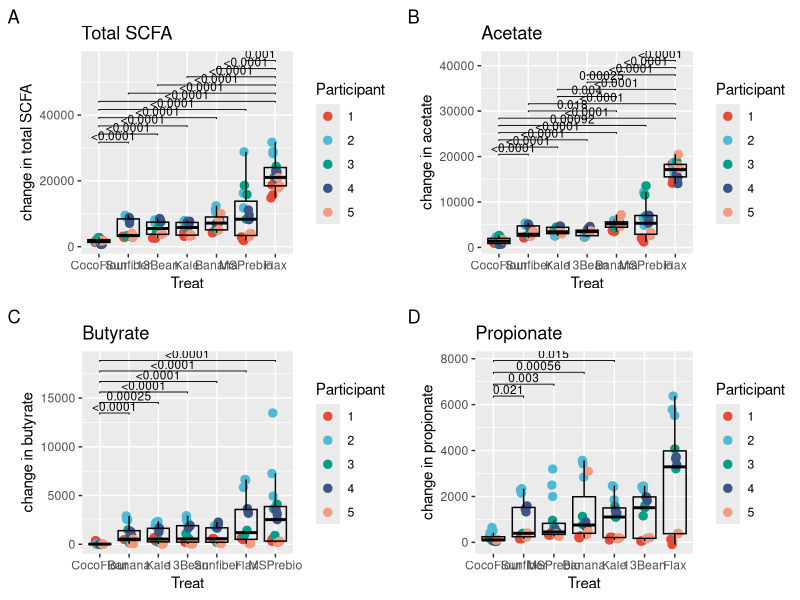

The R script that drew this image:
# title: genius_fig_6
# author: Sarah Blecksmith
# purpose: change in SCFA by substrate


library(dplyr)
library(ggplot2)
library(ggpubr)
library(ggsci)
library(gridExtra)

scfa <- read.csv("data/scfa_noncontrols_all.csv", header = TRUE, stringsAsFactors = FALSE, check.names = FALSE)


scfa$Day <- factor(scfa$Day, levels = c("d0", "d1", "d2", "d3"), ordered = TRUE)
scfa <- scfa %>%
  dplyr::rename(lactate = "Lactic Acid") %>%
  dplyr::rename(propionate = "Propionic Acid") %>%
  dplyr::rename(acetate = "Acetic Acid") %>%
  dplyr::rename(butyrate = "Butyric Acid") %>%
  mutate(total_scfa = acetate + butyrate + propionate) %>%
  #  select(Day, Subject, Rep, Treat, total_scfa)  %>%
  filter(Subject != "NoSub" & Treat != "ctl-s") %>%
  filter(!(Subject == "Sub3" & Treat == "Flax" & Rep == "C")) %>%
  mutate(Subject = factor(
    Subject,
    levels=c("Sub1", "Sub2", "Sub3", "Sub4", "Sub5"),
    labels=c("1", "2", "3", "4", "5")))


# total scfa
samples_total_scfa <- scfa %>%
  select(Day, Subject, Rep, Treat, total_scfa)  %>%
  filter((Day == "d0" | Day == "d1") & Subject != "NoSub" & Treat != "ctl-s") #%>%

samples_total_scfa_diff <- samples_total_scfa %>%
  dplyr::group_by(Subject, Treat, Rep) %>%
  dplyr::arrange(Day, .by_group=TRUE)  %>%
  dplyr::summarise(
    delta_total_scfa = diff(total_scfa, lag = 1)) 
samples_total_scfa_diff$Treat = reorder(samples_total_scfa_diff$Treat, samples_total_scfa_diff$delta_total_scfa, median)
F6A <- ggplot(samples_total_scfa_diff, aes(x = Treat, y = delta_total_scfa)) +
  geom_point(size = 2.5, aes(color = Subject), position=position_jitterdodge(dodge.width=0.3))+
  geom_boxplot(outlier.shape = NA, color = "black", alpha = 0) + 
  scale_color_npg() +
  labs(title = "Total SCFA", tag = "A", color = "Participant") +
  ylab("change in total SCFA") +
  geom_pwc(
    method = "wilcox_test", label = "p.adj.format",
    p.adjust.method = "bonferroni",
    bracket.nudge.y = 0,
    hide.ns = TRUE,
    tip.length = .01,
    label.size = 3,
    step.increase = 0.08)

# acetate
samples_acetate <- scfa %>%
  select(Day, Subject, Rep, Treat, acetate)  %>%
  filter((Day == "d0" | Day == "d1") & Subject != "NoSub" & Treat != "ctl-s") #%>%

samples_acetate_diff <- samples_acetate %>%
  dplyr::group_by(Subject, Treat, Rep) %>%
  dplyr::arrange(Day, .by_group=TRUE)  %>%
  dplyr::summarise(
    delta_acetate = diff(acetate, lag = 1)) 
samples_acetate_diff$Treat = reorder(samples_acetate_diff$Treat, samples_acetate_diff$delta_acetate, median)
F6B <- ggplot(samples_acetate_diff, aes(x = Treat, y = delta_acetate)) +
  geom_point(size = 2.5, aes(color = Subject), position=position_jitterdodge(dodge.width=0.3))+
  geom_boxplot(outlier.shape = NA, color = "black", alpha = 0) + 
  scale_color_npg() +
  labs(title = "Acetate", tag = "B", color = "Participant") +
  ylab("change in acetate") +
  geom_pwc(
    method = "wilcox_test", label = "p.adj.format",
    p.adjust.method = "bonferroni",
    bracket.nudge.y = 0,
    hide.ns = TRUE,
    tip.length = .01,
    label.size = 3,
    step.increase = 0.08)


# butyrate
samples_butyrate <- scfa %>%
  select(Day, Subject, Rep, Treat, butyrate)  %>%
  filter((Day == "d0" | Day == "d1") & Subject != "NoSub" & Treat != "ctl-s") #%>%

samples_butyrate_diff <- samples_butyrate %>%
  dplyr::group_by(Subject, Treat, Rep) %>%
  dplyr::arrange(Day, .by_group=TRUE)  %>%
  dplyr::summarise(
    delta_butyrate = diff(butyrate, lag = 1)) 
samples_butyrate_diff$Treat = reorder(samples_butyrate_diff$Treat, samples_butyrate_diff$delta_butyrate, median)
F6C <- ggplot(samples_butyrate_diff, aes(x = Treat, y = delta_butyrate)) +
  geom_point(size = 2.5, aes(color = Subject), position=position_jitterdodge(dodge.width=0.3))+
  geom_boxplot(outlier.shape = NA, color = "black", alpha = 0) + 
  scale_color_npg() +
  labs(title = "Butyrate", tag = "C", color = "Participant") +
  ylab("change in butyrate") +
  geom_pwc(
    method = "wilcox_test", label = "p.adj.format",
    p.adjust.method = "bonferroni",
    bracket.nudge.y = 0,
    hide.ns = TRUE,
    tip.length = .01,
    label.size = 3,
    step.increase = 0.08)

# propionate
samples_propionate <- scfa %>%
  select(Day, Subject, Rep, Treat, propionate)  %>%
  filter((Day == "d0" | Day == "d1") & Subject != "NoSub" & Treat != "ctl-s") #%>%

samples_propionate_diff <- samples_propionate %>%
  dplyr::group_by(Subject, Treat, Rep) %>%
  dplyr::arrange(Day, .by_group=TRUE)  %>%
  dplyr::summarise(
    delta_propionate = diff(propionate, lag = 1)) 
samples_propionate_diff$Treat = reorder(samples_propionate_diff$Treat, samples_propionate_diff$delta_propionate, median)
F6D <- ggplot(samples_propionate_diff, aes(x = Treat, y = delta_propionate)) +
  geom_point(size = 2.5, aes(color = Subject), position=position_jitterdodge(dodge.width=0.3))+
  geom_boxplot(outlier.shape = NA, color = "black", alpha = 0) + 
  scale_color_npg() +
  labs(title = "Propionate", tag = "D", color = "Participant") +
  ylab("change in propionate") +
  geom_pwc(
    method = "wilcox_test", label = "p.adj.format",
    p.adjust.method = "bonferroni",
    bracket.nudge.y = 0,
    hide.ns = TRUE,
    tip.length = .01,
    label.size = 3,
    step.increase = 0.08)


F6 <- grid.arrange(F6A, F6B, F6C, F6D, clip="off", ncol = 2)
ggsave("figure_6.tiff", device = "tiff", dpi = 300, width = 20, height = 10, units = "in", path = "output", F6)
